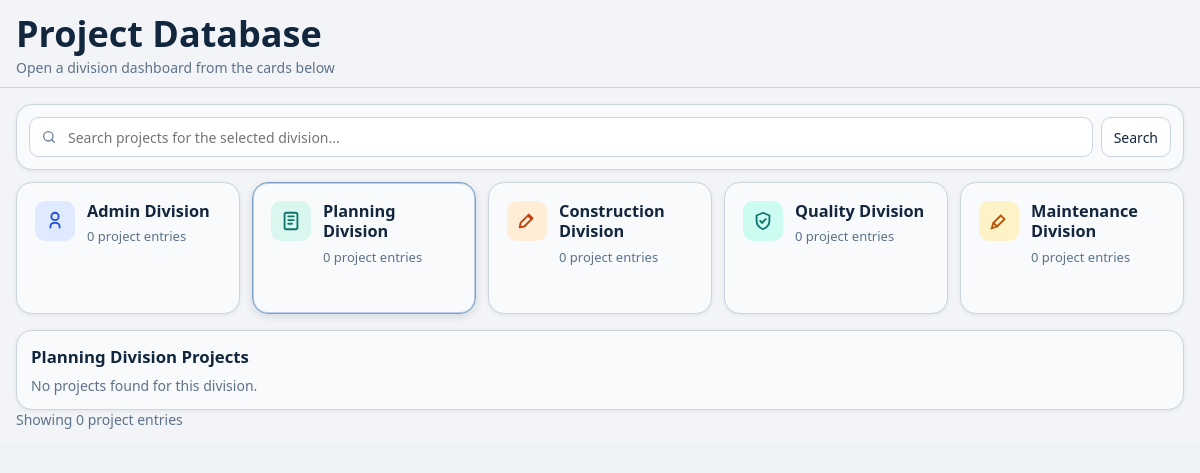
The app's page /projects/?division=planning (signed in), older data.
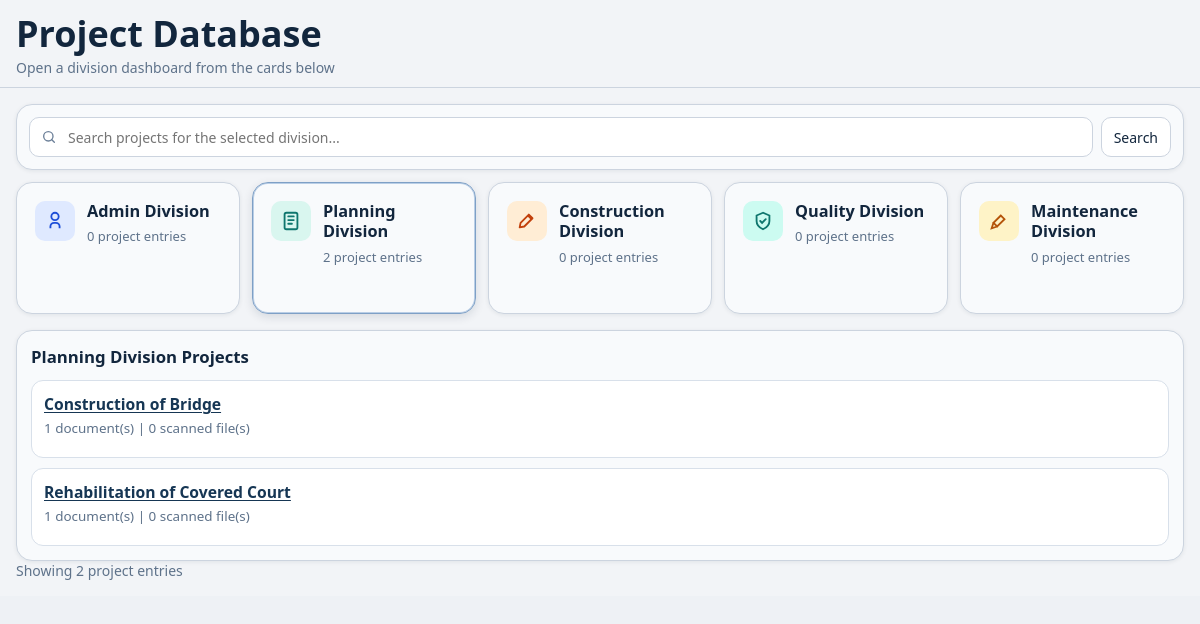
The same page, newer data.
### main/models.py (models this page shows, shortened)
class PlanningProject(models.Model):
    STATUS_DRAFT = "draft"
    STATUS_FOR_REVIEW = "for_review"
    STATUS_APPROVED = "approved"
    STATUS_FOR_BIDDING = "for_bidding"
    STATUS_AWARDED = "awarded"
    STATUS_CANCELLED = "cancelled"
    STATUS_CHOICES = [
        (STATUS_DRAFT, "Draft"),
        (STATUS_FOR_REVIEW, "For Review"),
        (STATUS_APPROVED, "Approved"),
        (STATUS_FOR_BIDDING, "For Bidding"),
        (STATUS_AWARDED, "Awarded"),
        (STATUS_CANCELLED, "Cancelled"),
    ]
    project_title = models.CharField(max_length=255)
    fund = models.CharField(
        max_length=40,
        choices=PlanningBudget.FUND_CHOICES,
        default=PlanningBudget.FUND_20_DEV,
    )
    budget_amount = models.DecimalField(max_digits=14, decimal_places=2, default=0)
    status = models.CharField(max_length=20, choices=STATUS_CHOICES, default=STATUS_APPROVED)
    created_at = models.DateTimeField(auto_now_add=True)
    class Meta:
        ordering = ["id"]

### main/views.py (the view)
# urls.py: path("projects/", views.projects_dashboard, name="projects"),
@login_required
@xframe_options_sameorigin
def projects_dashboard(request):
    query = request.GET.get("q", "").strip()
    division_choices = [
        (Document.DIV_ADMIN, "Admin Division"),
        (Document.DIV_PLANNING, "Planning Division"),
        (Document.DIV_CONSTRUCTION, "Construction Division"),
        (Document.DIV_QUALITY, "Quality Division"),
        (Document.DIV_MAINTENANCE, "Maintenance Division"),
    ]
    valid_divisions = {value for value, _ in division_choices}
    selected_division = request.GET.get("division", Document.DIV_ADMIN).strip().lower()
    if selected_division not in valid_divisions:
        selected_division = Document.DIV_ADMIN
    counts_by_division = {value: 0 for value, _ in division_choices}
    selected_projects = []
    project_folders = []
    if _table_exists(Document):
        def _entry_title_and_key(document):
            title = ""
            if document.project_id and document.project:
                title = (document.project.project_title or "").strip()
            if not title:
                title = (document.document_name or f"Document #{document.id}").strip()
            return title, title.lower()
        for div_key, _ in division_choices:
            division_docs = Document.objects.filter(division=div_key).select_related("project")
            division_entries = set()
            for doc in division_docs:
                _, entry_key = _entry_title_and_key(doc)
                division_entries.add(entry_key)
            counts_by_division[div_key] = len(division_entries)
        documents_qs = (
            Document.objects.filter(division=selected_division)
            .select_related("project")
            .prefetch_related("scans")
            .order_by("-created_at")
        )
        if query:
            documents_qs = documents_qs.filter(
                Q(document_name__icontains=query)
                | Q(description__icontains=query)
                | Q(project__project_title__icontains=query)
            )
        folders_map = {}
        for doc in documents_qs:
            entry_title, entry_key = _entry_title_and_key(doc)
            bucket = folders_map.setdefault(
                entry_key,
                {
                    "project_title": entry_title,
                    "document_count": 0,
                    "files": [],
                    "documents": [],
                },
            )
            bucket["document_count"] += 1
            bucket["documents"].append(
                {
                    "name": doc.document_name,
                    "status": doc.get_status_display(),
                    "division": doc.get_division_display(),
                    "created_at": doc.created_at,
                }
            )
            for scan in doc.scans.all():
                bucket["files"].append(scan)
        for _, bucket in sorted(folders_map.items(), key=lambda item: item[1]["project_title"].lower()):
            selected_projects.append(
                {
                    "title": bucket["project_title"],
                    "meta": f"{bucket['document_count']} document(s) | {len(bucket['files'])} scan(s)",
                }
            )
            project_folders.append(bucket)
    context = {
        "query": query,
        "selected_division": selected_division,
        "selected_division_label": dict(division_choices).get(selected_division, "Division"),
        "counts_by_division": counts_by_division,
        "selected_projects": selected_projects,
        "project_folders": project_folders,
    }
    return render(request, "Projects/projects.html", context)

### main/views.py (called while the page is built)
def _table_exists(model):
    table_name = model._meta.db_table
    try:
        return table_name in connection.introspection.table_names()
    except Exception:
        return False

### main/templates/Projects/projects.html (shortened to what the changed rows need)
{% load static %}
<!DOCTYPE html>
<html lang="en">
<head>
</head>
<body{% if request.GET.embedded %} class="embedded-dashboard-view"{% endif %}>
    <div class="app-shell">
        <div class="workspace">
            <main class="page">
                <section class="head">
                    <div>
                        <h1>Project Database</h1>
                    </div>
                </section>
                <hr class="divider">
                <form class="toolbar" method="get">
                    <label class="search">
                    </label>
                    <button class="btn" type="submit">Search</button>
                </form>
                <section class="division-grid" aria-label="Division cards">
                    <a class="division-card {% if selected_division == 'admin' %}active{% endif %}" href="?division=admin{% if query %}&q={{ query|urlencode }}{% endif %}">
                    </a>
                    <a class="division-card {% if selected_division == 'planning' %}active{% endif %}" href="?division=planning{% if query %}&q={{ query|urlencode }}{% endif %}">
                        <div class="division-copy">
                            <h3>Planning Division</h3>
                            <p>{{ counts_by_division.planning|default:0 }} project entries</p>
                        </div>
                    </a>
                    <a class="division-card {% if selected_division == 'construction' %}active{% endif %}" href="?division=construction{% if query %}&q={{ query|urlencode }}{% endif %}">
                    </a>
                    <a class="division-card {% if selected_division == 'quality' %}active{% endif %}" href="?division=quality{% if query %}&q={{ query|urlencode }}{% endif %}">
                    </a>
                    <a class="division-card {% if selected_division == 'maintenance' %}active{% endif %}" href="?division=maintenance{% if query %}&q={{ query|urlencode }}{% endif %}">
                    </a>
                </section>
                <section class="results">
                    <h3>{{ selected_division_label }} Projects</h3>
                    {% if project_folders %}
                    <div class="folder-list">
                        {% for folder in project_folders %}
                        <article class="folder-card">
                            <details class="project-toggle">
                                <summary>
                                    <h4>{{ folder.project_title }}</h4>
                                    <p class="folder-meta">{{ folder.document_count }} document(s) | {{ folder.files|length }} scanned file(s)</p>
                                </summary>
                            </details>
                        </article>
                        {% endfor %}
                    </div>
                    {% else %}
                    <div class="footer-note">No projects found for this division{% if query %} matching "{{ query }}"{% endif %}.</div>
                    {% endif %}
                </section>
                <div class="footer-note">Showing {{ project_folders|length }} project entries</div>
            </main>
        </div>
    </div>
    </body>
</html>

Row changes from the older to the newer data that the page shows:
added PlanningProject: project_title "Construction of Bridge"
added PlanningProject: project_title "Rehabilitation of Covered Court"
Text that changed along with them:
{{ counts_by_division.planning|default:0 }}: "0" → "2"
{{ project_folders|length }}: "0" → "2"
new list line: "1 document(s) | 0 scanned file(s)"
text no longer shown: "No projects found for this division ."
